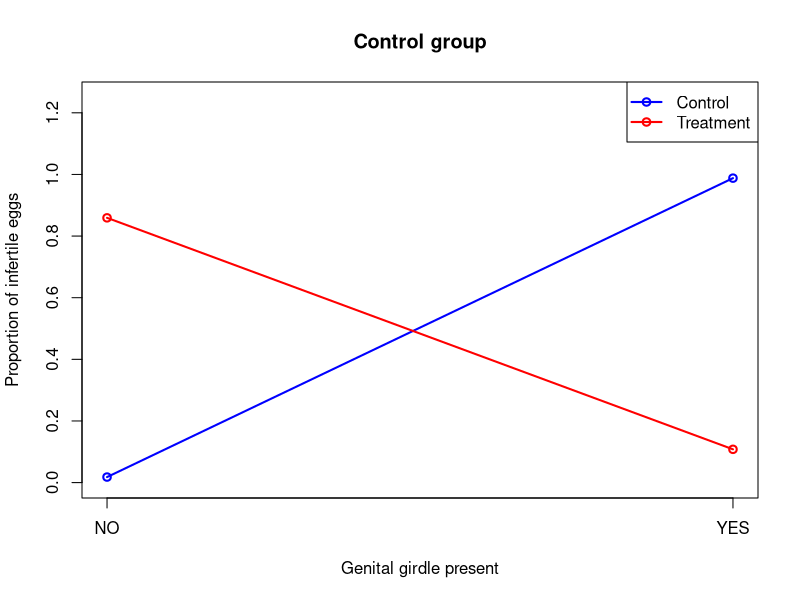
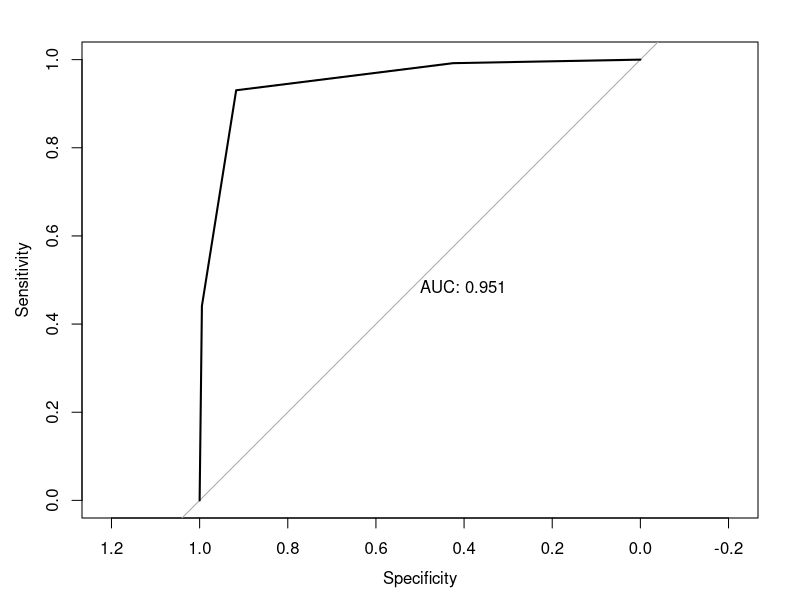

These figures' R source, in order: (Note: this script raises an error after producing the figures.)
##########################################################################################
# R program by (C) Michael Pokojovy and Paul Goldstein (2021)                            #
#                                                                                        #
# Original article:                                                                      #
# Albendazole (Anthelmintic Benzimidazole)-Induced Morphological Changes                 #
# in Female Ascaris lumbricoides var. suum and Loss of Synaptonemal Complexes in Meiosis #
##########################################################################################

# Two-sample test for proportions

set.seed(1)

df = data.frame(group          = c(rep("CTRL", 167), rep("CTRL", 167), rep("TRT", 213), rep("TRT", 213)),
                girdle.present = c(rep("NO",   167), rep("YES",  167), rep("NO",  213), rep("YES", 213)), 
                infertile.eggs = c(sample(c("YES", "NO"), size = 167, replace = TRUE, prob = c(  2/167, 165/167)),
                                   sample(c("YES", "NO"), size = 167, replace = TRUE, prob = c(165/167,   2/167)),
                                   sample(c("YES", "NO"), size = 213, replace = TRUE, prob = c(187/213,  26/213)),
                                   sample(c("YES", "NO"), size = 213, replace = TRUE, prob = c( 26/213, 187/213))))

p.CTRL.girdle    = length(which((df$infertile.eggs == "YES") & (df$group == "CTRL") & (df$girdle.present == "YES")))/length(which((df$group == "CTRL") & (df$girdle.present == "YES")))
p.TRT.girdle     = length(which((df$infertile.eggs == "YES") & (df$group == "TRT")  & (df$girdle.present == "YES")))/length(which((df$group == "TRT")  & (df$girdle.present == "YES")))
p.CTRL.no.girdle = length(which((df$infertile.eggs == "YES") & (df$group == "CTRL") & (df$girdle.present == "NO")))/length(which((df$group == "CTRL") & (df$girdle.present == "NO")))
p.TRT.no.girdle  = length(which((df$infertile.eggs == "YES") & (df$group == "TRT")  & (df$girdle.present == "NO")))/length(which((df$group == "TRT")  & (df$girdle.present == "NO")))

plot(c(0, 1), c(p.CTRL.no.girdle, p.CTRL.girdle), 
     xlab = "Genital girdle present", ylab = "Proportion of infertile eggs", 
     xlim = c(0, 1), ylim = c(0, 1.25), xaxt = "n",
     main = "Control group", col = "blue", lwd = 2)
axis(1, at = c(0, 1), labels = c("NO", "YES"))

lines(c(0, 1), c(p.CTRL.no.girdle, p.CTRL.girdle), col = "blue", lwd = 2)
points(c(0, 1), c(p.TRT.no.girdle,  p.TRT.girdle), col = "red", lwd = 2)
lines(c(0, 1), c(p.TRT.no.girdle,  p.TRT.girdle), col = "red", lwd = 2)

legend("topright", legend = c("Control", "Treatment"), pch = 1, lwd = 2, col = c("blue", "red"))
        
# Logistic regression

require(rms)
lrm.model <- lrm(infertile.eggs ~ girdle.present + group + girdle.present*group, data = df)

print(lrm.model)
print(anova(lrm.model))

library(pROC)
test_prob = predict(lrm.model, newdata = df)
test_roc = roc(df$infertile.eggs ~ test_prob, plot = TRUE, print.auc = TRUE)

# GLM

glm.model = glm(infertile.eggs ~ girdle.present + group + girdle.present*group, data = df, family = binomial())
plot(glm.model)
